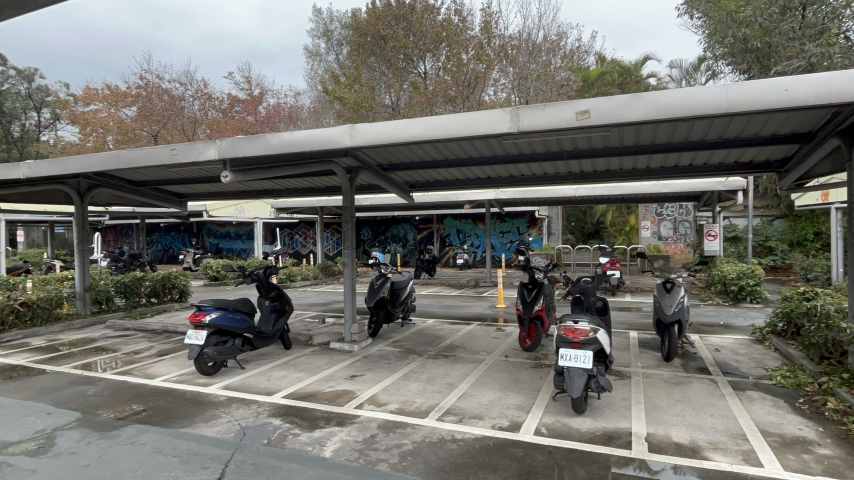
#> input picture S__74661918.jpg, 1707 x 960 px, found by its file name (shown at 1/2 size)
$ python HoughLinepicture.py
#> lines starting #> are read from the running program, lines starting #| are printed output that depends on the picture; after the words box and inside, x2 and y2 are one past the last pixel; in counts of white or black regions, pixels touching at a corner belong together
import cv2
import numpy as np

# 讀取照片
img = cv2.imread("C:/Users/user/Desktop/parking/S__74661918.jpg")
#> img is the input picture: shape (960, 1707, 3); mean B, G, R 108.6, 114.5, 114.6

# 對照片進行灰度轉換
gray = cv2.cvtColor(img, cv2.COLOR_BGR2GRAY)
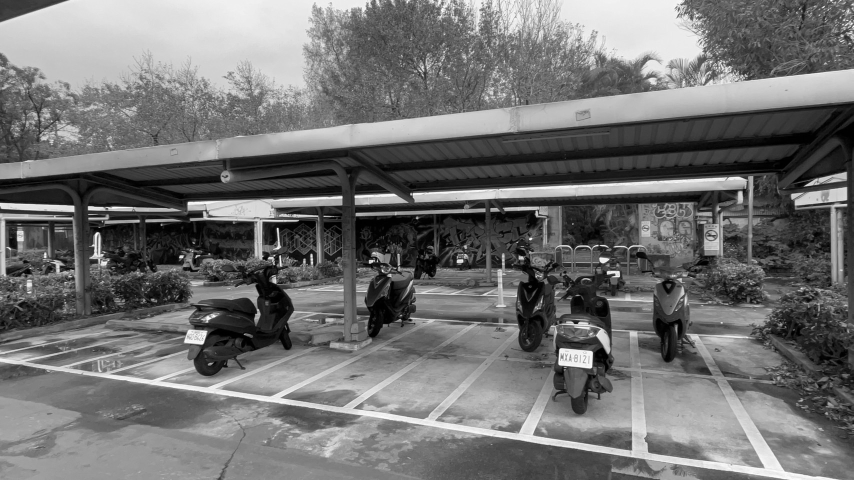
#> gray: shape (960, 1707) (shown at 1/2 size); min 0, max 255, mean 113.8

# 使用霍夫變換來檢測直線
edges = cv2.Canny(gray, 50, 150, apertureSize=3)
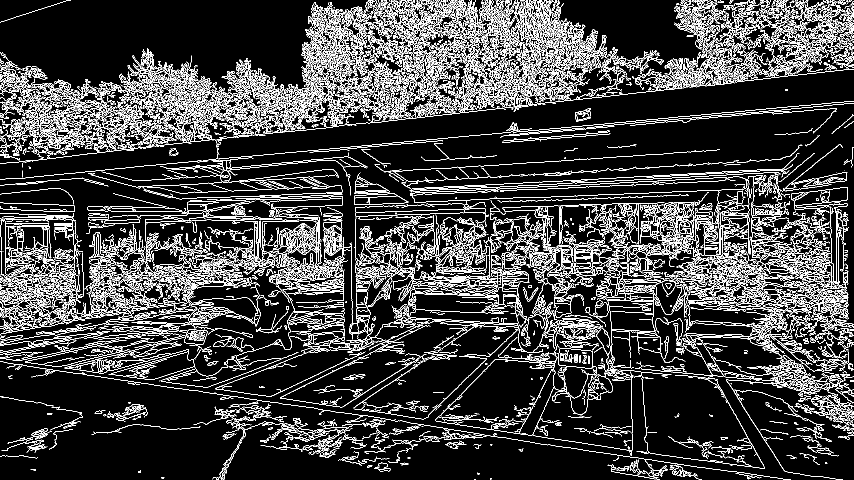
#> edges: shape (960, 1707) (shown at 1/2 size); 15.2% white in thin lines or dots
lines = cv2.HoughLines(edges, 1, np.pi / 180, threshold=600)
#> lines = [[425, 1.52], [450, 1.54], [327, 1.45], [629, 1.66]]

# 畫出檢測到的直線
if lines is not None:
    for line in lines:
        rho, theta = line[0]
        a = np.cos(theta)
        b = np.sin(theta)
        x0 = a * rho
        y0 = b * rho
        x1 = int(x0 + 1000 * (-b))
        y1 = int(y0 + 1000 * (a))
        x2 = int(x0 - 1000 * (-b))
        y2 = int(y0 - 1000 * (a))
        cv2.line(img, (x1, y1), (x2, y2), (0, 255, 0), 2)
#> this loop made 4 passes
#> (rho, theta, a, b, x0, y0, x1, y1) on passes 1 to 4: (425, 1.52, 0.0523, 0.999, 22.24, 424.4, -976, 476), (450, 1.54, 0.0349, 0.999, 15.7, 449.7, -983, 484), (327, 1.45, 0.122, 0.993, 39.85, 324.6, -952, 446), (629, 1.66, -0.0872, 0.996, -54.82, 626.6, -1051, 539)
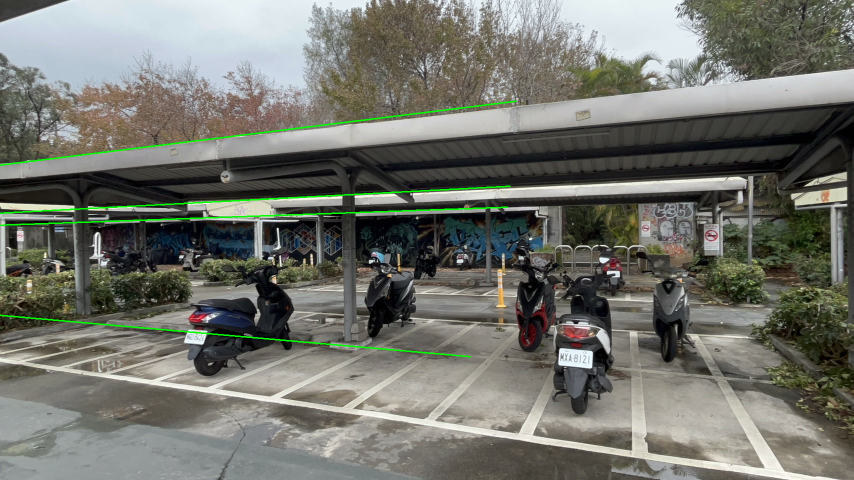
#> img: shape (960, 1707, 3) (shown at 1/2 size); 0.74% of pixels changed, all inside (x1, y1, x2, y2) = (0, 201, 1034, 715)

# 調整顯示的大小
resized_img = cv2.resize(img, (img.shape[1] // 2, img.shape[0] // 2))
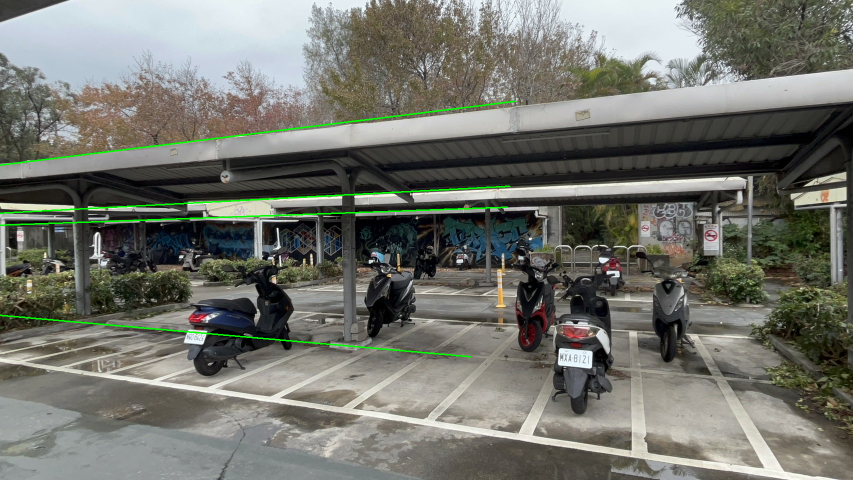
#> resized_img: shape (480, 853, 3); mean B, G, R 107.9, 115.5, 113.8

# 顯示處理後的照片
cv2.imshow('Parking Lot Detection', resized_img)
cv2.waitKey(0)
cv2.destroyAllWindows()

$ run again, with S__147496983.jpg copied over S__74661918.jpg
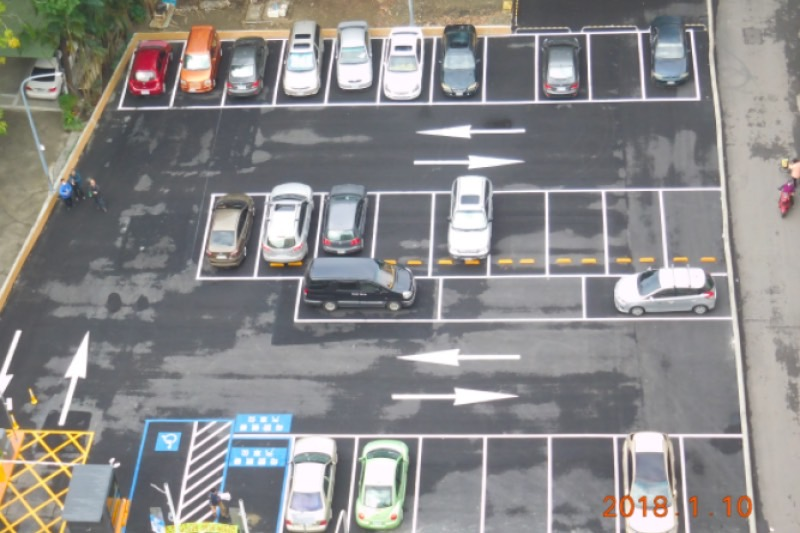
#> input picture S__147496983.jpg, 800 x 533 px, found by its file name
#> img is the input picture: shape (533, 800, 3); mean B, G, R 137.5, 137.6, 138.7
#> `edges = cv2.Canny(gray, 50, 150, apertureSize=3)`:
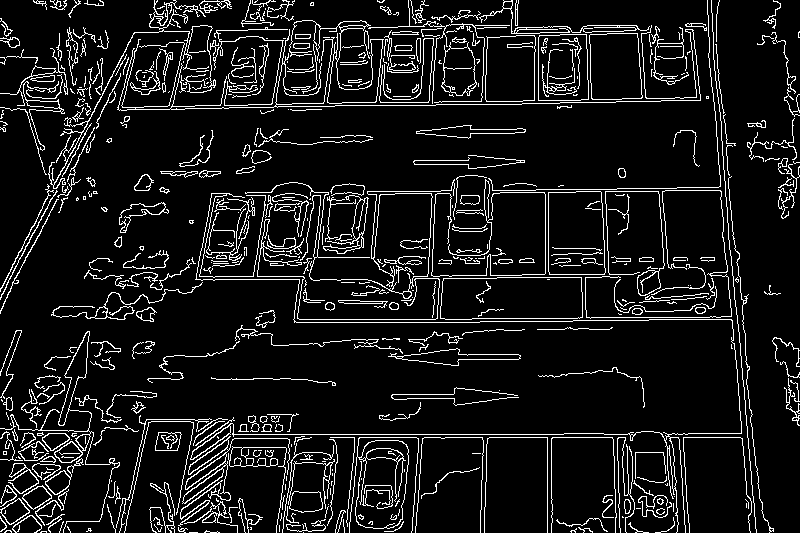
#> edges: shape (533, 800); 9.4% white in thin lines or dots
#> lines = None
#> `resized_img = cv2.resize(img, (img.shape[1] // 2, img.shape[0] // 2))`:
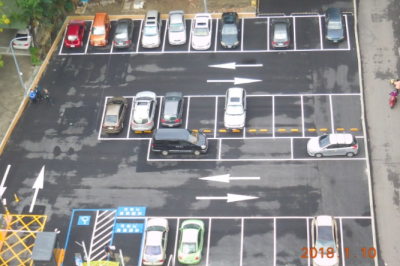
#> resized_img: shape (266, 400, 3); mean B, G, R 137.4, 137.4, 138.6

$ run again, with S__74661897.jpg copied over S__74661918.jpg
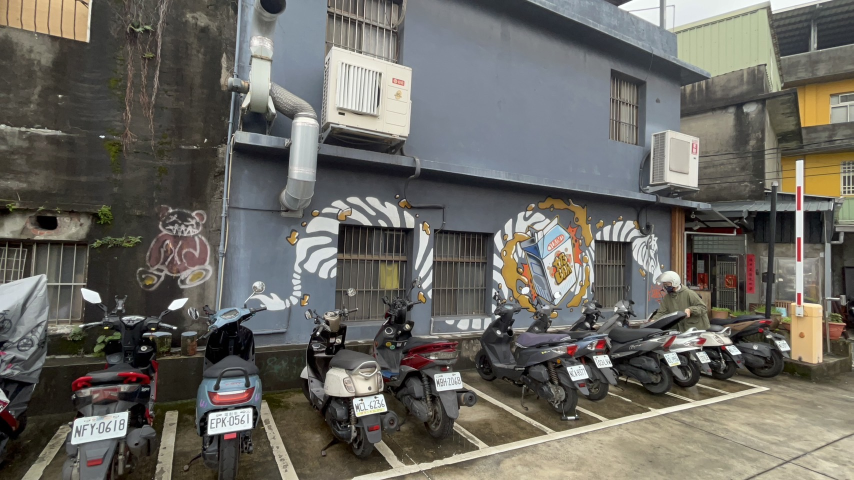
#> input picture S__74661897.jpg, 1707 x 960 px, found by its file name (shown at 1/2 size)
#> img is the input picture: shape (960, 1707, 3); mean B, G, R 98.2, 104.4, 106.6
#> `edges = cv2.Canny(gray, 50, 150, apertureSize=3)`:
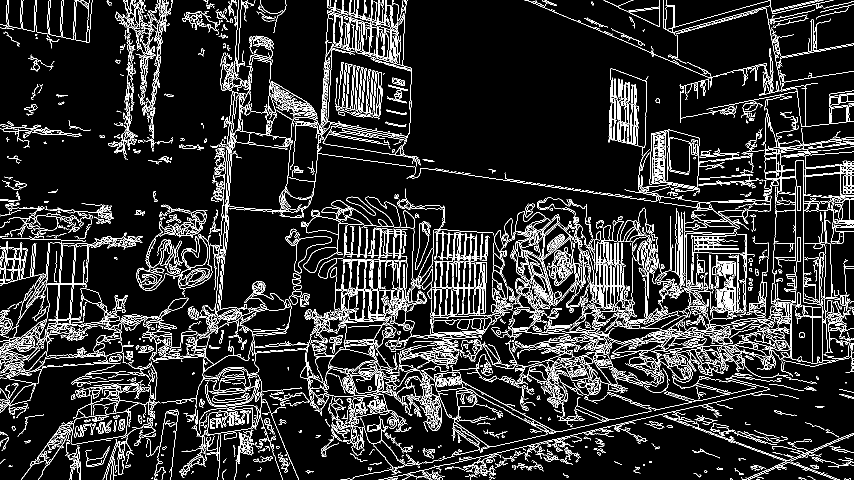
#> edges: shape (960, 1707) (shown at 1/2 size); 10.8% white in thin lines or dots
#> lines = None
#> `resized_img = cv2.resize(img, (img.shape[1] // 2, img.shape[0] // 2))`:
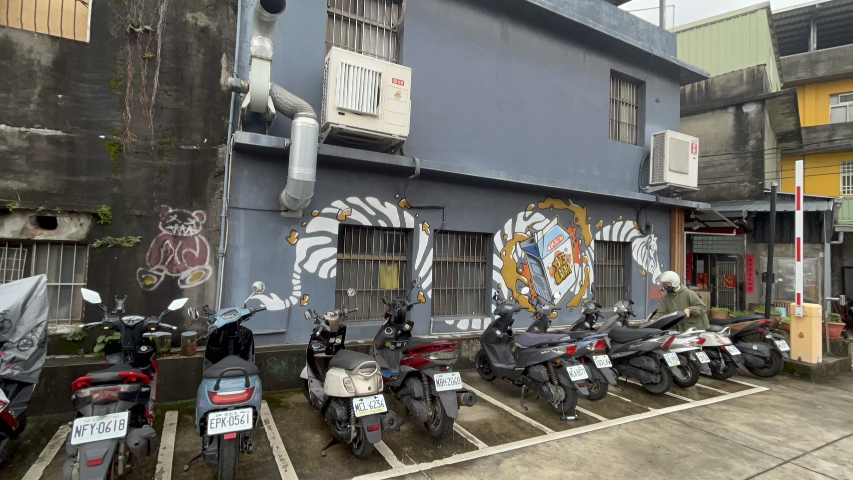
#> resized_img: shape (480, 853, 3); mean B, G, R 98.1, 104.4, 106.5

$ run again, with S__74661899.jpg copied over S__74661918.jpg
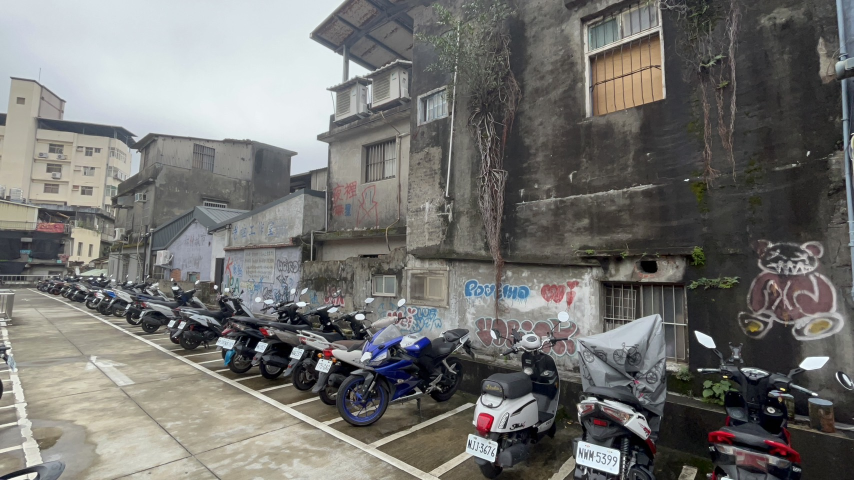
#> input picture S__74661899.jpg, 1707 x 960 px, found by its file name (shown at 1/2 size)
#> img is the input picture: shape (960, 1707, 3); mean B, G, R 111.7, 114.5, 115.2
#> `edges = cv2.Canny(gray, 50, 150, apertureSize=3)`:
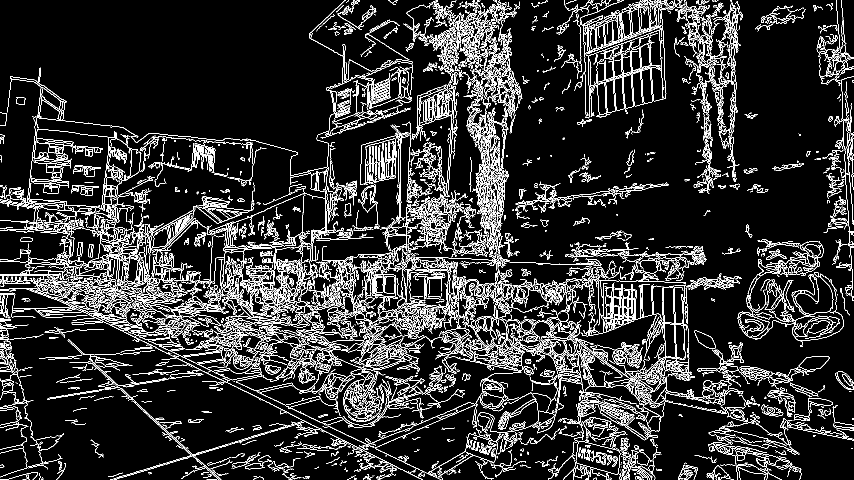
#> edges: shape (960, 1707) (shown at 1/2 size); 11.7% white in thin lines or dots
#> lines = None
#> `resized_img = cv2.resize(img, (img.shape[1] // 2, img.shape[0] // 2))`:
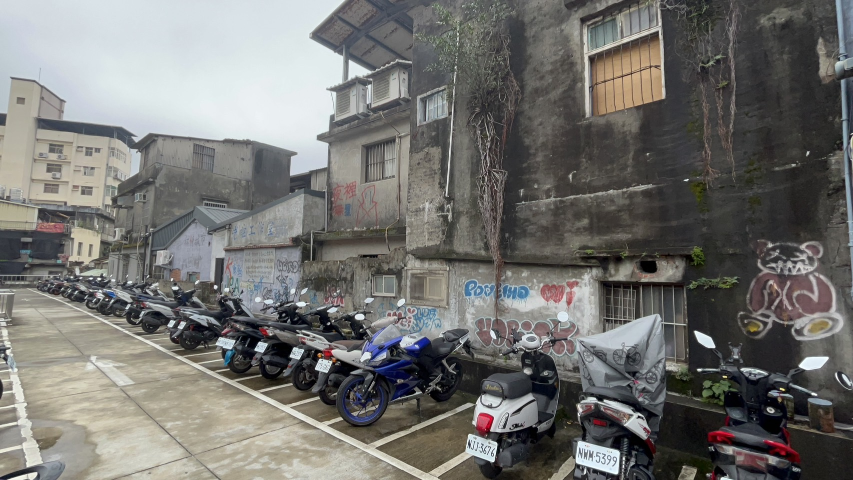
#> resized_img: shape (480, 853, 3); mean B, G, R 111.7, 114.5, 115.1
